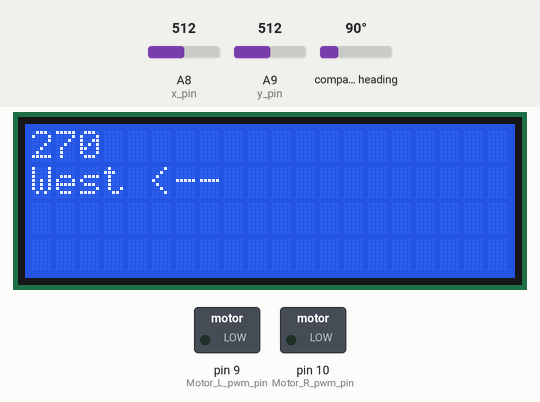
A sketch run on a simulated Arduino Mega 2560, built with avr-gcc and run on an emulated ATmega2560. Parts: 20×4 character LCD, switched loads named in the sketch (green lamp = pin HIGH). Wiring (inferred from the names in the program): CMPS compass at I2C address 0x60. Inputs (shaded band) come from the test bench; at power-on: compass heading 90°, A9 (y_pin) = 512, A8 (x_pin) = 512. What the sketch prints to the serial monitor is not drawn.

Above: at 1.2 s.
1.3 s: compass heading set to 269°
At 1.71 s:
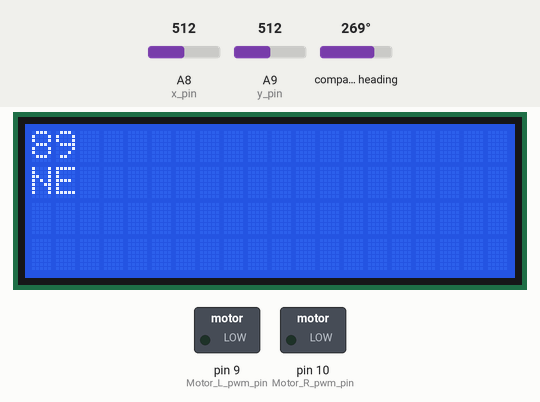
3.3 s: compass heading set to 90°
6.3 s: A9 (y_pin) set to 716
At 6.76 s:
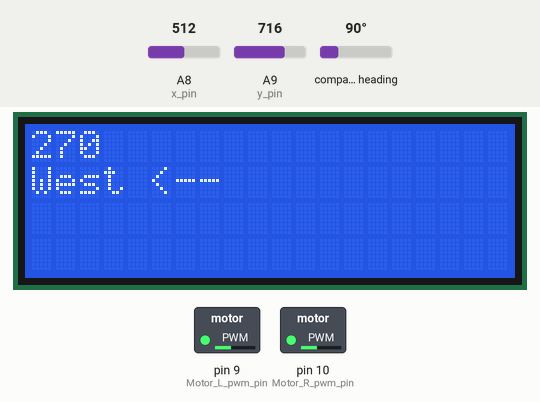
8.7 s: compass heading set to 7°
At 9.19 s:
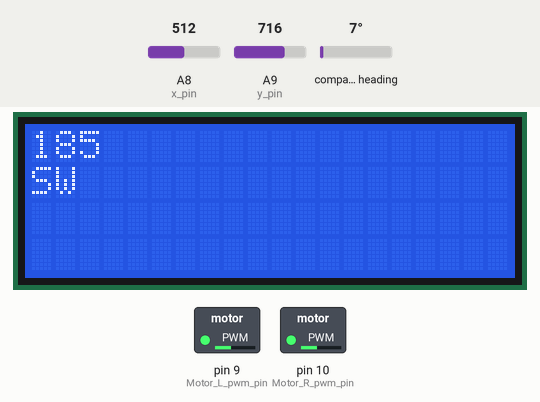
11.7 s: A8 (x_pin) set to 544
At 12.22 s:
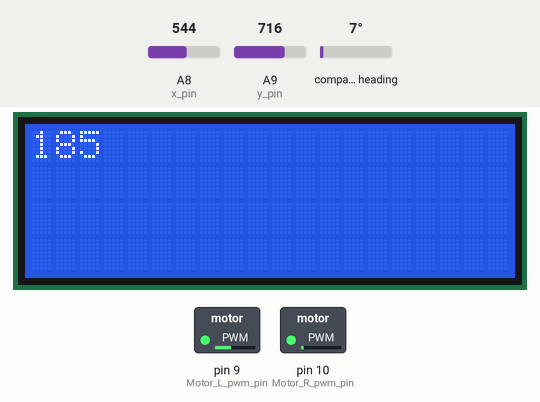
14.1 s: compass heading set to 175°
At 14.6 s:
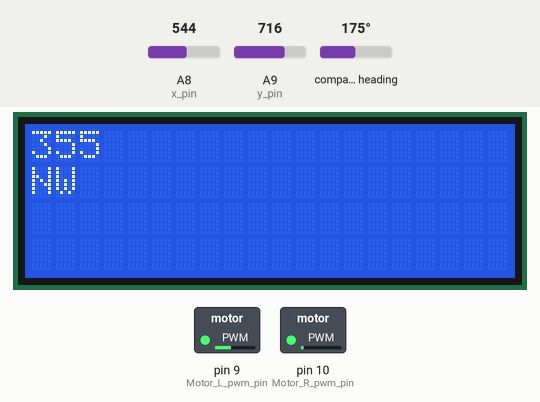
15.7 s: compass heading set to 180°
At 15.88 s:
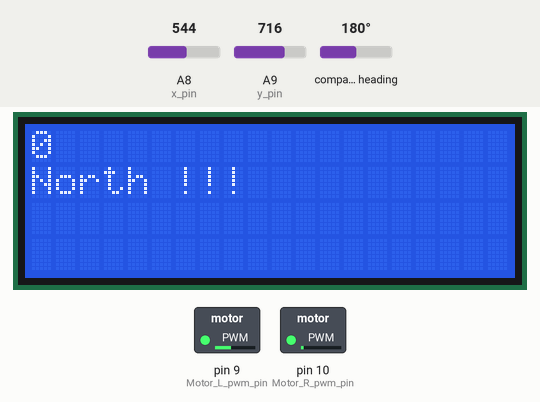
Timing chart, 0 to 18.7 s (numbered marks = the images above; inputs shaded):
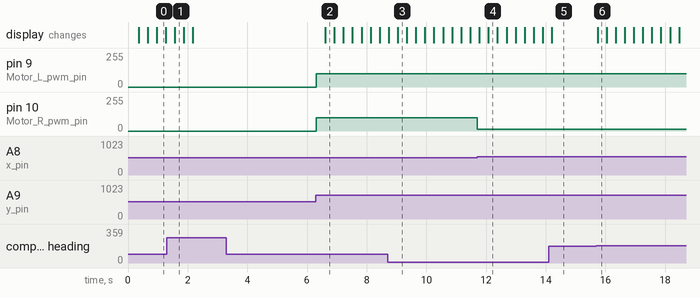

The sketch:

ex3_joystick_move_car.ino
```cpp
//**************************Mario Mene*************************************

/*
    LED:ON/OFF
    MOVE:(-50~0)return/(0~50)forward      //distance unit:cm
    TURN:(-180~0)left/(0~180)right        //angular unit:degree
    SPEED:(0-255)
*/
//===============Including and Initializing the LCD library=========================================
#include <LiquidCrystal.h>
const int rs = 37, en = 36, d4 = 35, d5 = 34, d6 = 33, d7 = 32;
LiquidCrystal lcd(rs, en, d4, d5, d6, d7);
// add I2C library: I2C Inter-Integrated Circuit is a serial communications bus.
// It is often used for communicaions between microcontrollers and peripheral ICs, and for ...
#include <Wire.h>

//===============Defined constants========================================
#define Motor_L_dir_pin 7
#define Motor_R_dir_pin 8
#define Motor_L_pwm_pin 9
#define Motor_R_pwm_pin 10

#define Motor_forward 0
#define Motor_return 1

//===============Setting variables==============================
//>>>>>>>>>>>>>>>>>> variables for compass >>>>>>>>>>>>>>>>
#define CMPS14_ADDRESS 0x60  // Address of CMPS14 shifted right one bit for arduino wire library
byte raw;
int bearing;
String dir;
//>>>>>>>>>>>>>>>>>> variables for joystick >>>>>>>>>>>>>>>>
const int x_pin = A8, y_pin = A9;//horizontal/vertical analog pin for the joystick
int y_speed = 0;
int x_speed = 0; //turning speed

//******************************************************************************************************************************************
//******************************** Setup Section
//******************************************************************************************************************************************
void setup() {
  // join I2C bus
  Wire.begin();

  Serial.begin(9600);
  lcd.begin(20, 4);
}

//******************************************************************************************************************************************
//******************************** Loop Section
//******************************************************************************************************************************************
void loop() {
  //>>>>>>>>>>>>>>>>>>>>>>>>>>>> Compass >>>>>>>>>>>>>>>>>>>>>>>>>>>>>>>>>>>>>>>>>>>>>>>>>>>>
  Wire.beginTransmission(CMPS14_ADDRESS);  //starts communication with CMPS14
  Wire.write(1);                     //Sends the register 1 from where we wish to start reading heading value
  Wire.endTransmission(false);       // keep connection active

  // Request one byte from the CMPS14
  // this will give us the 8 bit bearing
  delay(1);
  Wire.requestFrom(CMPS14_ADDRESS, 1);

  // Wait for all bytes to come back
  if (Wire.available() >= 1) {
    raw = Wire.read();              // 0~255
    Serial.println(raw);
  }
  bearing =  360.0 * raw / 255.0;
  //Serial.println(bearing);

  if (bearing == 360) {
    bearing =  360;
  }
  else if (bearing >= 180) {
    bearing =  360.0 * raw / 255.0 - 180;
  }
  else if (bearing < 180) {
    bearing = 360.0 * raw / 255.0 + 180;
  }


  lcd.setCursor(0, 0);
  lcd.print(bearing);
  delay(5);

  if (bearing  == 0 || bearing  == 360)
    dir = "North !!!";
  else if (bearing  > 0 && bearing  < 90)
    dir = "NE";
  else if (bearing  == 90)
    dir = "East -->";
  else if (bearing  > 90 && bearing  < 180)
    dir = "SE";
  else if (bearing  == 180)
    dir = "South !!!";
  else if (bearing  > 180 && bearing  < 270)
    dir = "SW";
  else if (bearing  == 270)
    dir = "West <--";
  else if (bearing  > 270 && bearing  < 360)
    dir = "NW";

  lcd.setCursor(0, 1);
  lcd.print(dir);
  delay(5);
  lcd.clear();
  //>>>>>>>>>>>>>>>>>>>>>>>>>>>> Joystick control >>>>>>>>>>>>>>>>>>>>>>>>>>>>>>>>>>>>>>>>>>>>>>>>>>>>
  Serial.println(y_speed);
  if (analogRead(y_pin) > 533)
  {
    digitalWrite(Motor_R_dir_pin, Motor_forward);
    digitalWrite(Motor_L_dir_pin, Motor_forward);
    y_speed = (analogRead(y_pin) / 512.0) * 255 - 255;
  }
  else if (analogRead(y_pin) < 490) {
    digitalWrite(Motor_R_dir_pin, Motor_return);
    digitalWrite(Motor_L_dir_pin, Motor_return);
    y_speed = -(analogRead(y_pin) / 512.0) * 255 + 255;
  }
  else {
    y_speed = 0;
  }
  analogWrite(Motor_L_pwm_pin, y_speed);
  analogWrite(Motor_R_pwm_pin, y_speed);

  if (analogRead(x_pin) < 490) {
    digitalWrite(Motor_L_dir_pin, Motor_forward);
    x_speed = -(analogRead(x_pin) / 512.0) * 255 + 255;
    analogWrite(Motor_L_pwm_pin, x_speed);
  }
  else if (analogRead(x_pin) > 533)
  {
    digitalWrite(Motor_R_dir_pin, Motor_forward);
    x_speed = (analogRead(x_pin) / 512.0) * 255 - 255;
    analogWrite(Motor_R_pwm_pin, x_speed);
  }
  else {
    x_speed = 0;
  }
}
```

Measured:
- the behaviour switches between 533 and 534 on A8 (x_pin) (found by bisection; images 3 and 4)
- the behaviour switches between 179 and 180° on compass heading (found by bisection; images 5 and 6)
- after the input at 1.3 s, the display: changes after 0.27 s (image 1)
- after the input at 3.3 s, every drawn part: stays the same
- after the input at 6.3 s, pin 9 (Motor_L_pwm_pin), pin 10 (Motor_R_pwm_pin): 0/255 → 101/255 at once; the display: changes after 0.31 s (image 2)
- after the input at 8.7 s, the display: first differs from a run without the input after 0.34 s (image 3)
- after the input at 11.7 s, pin 10 (Motor_R_pwm_pin): 101/255 → 15/255 at once
- after the input at 14.1 s, the display: changes after 0.10 s (image 5)
- after the input at 15.7 s, the display: changes at once (image 6)
